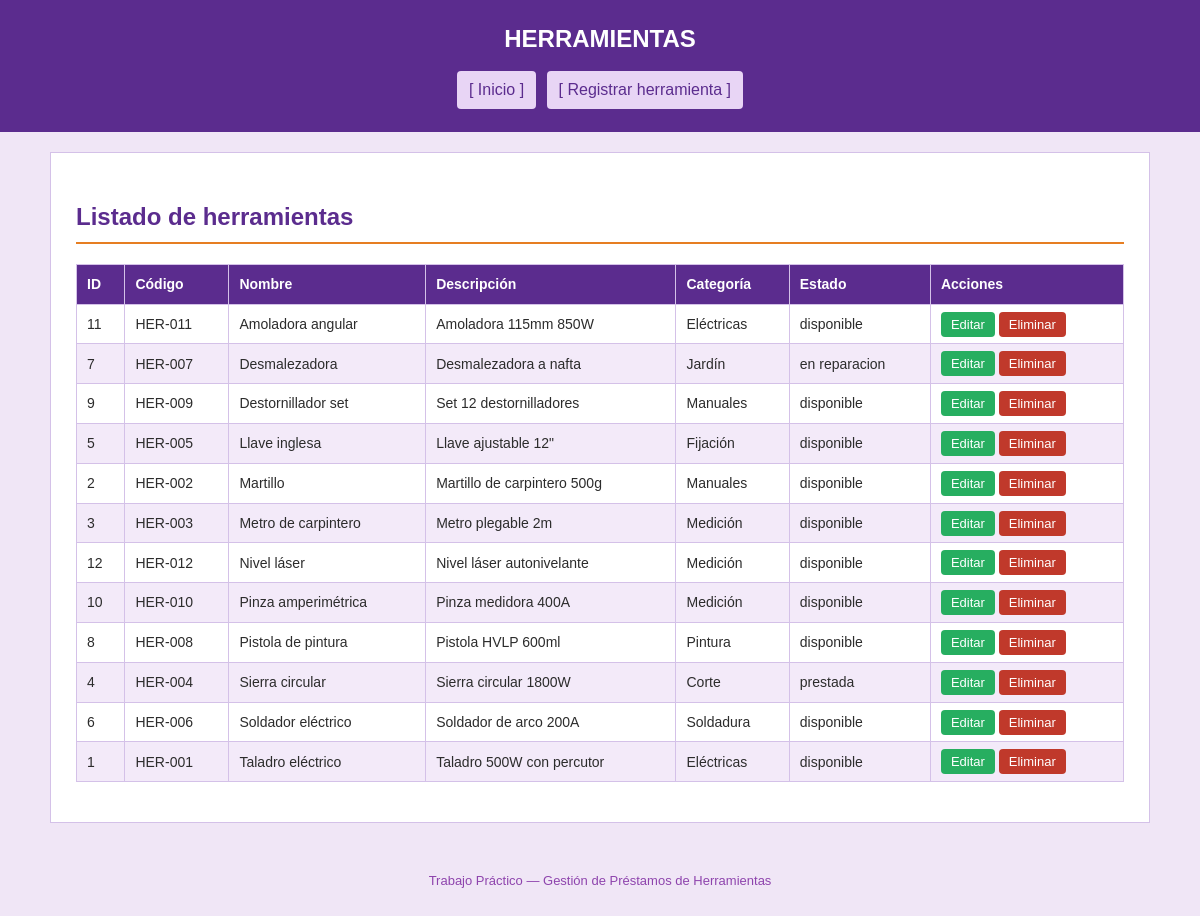
The page /aplicacion/herramienta/listar.php on the database its author committed.
### tables this page shows
CREATE TABLE `herramienta` (
  `id_herramienta` int(11) NOT NULL AUTO_INCREMENT,
  `nombre` varchar(100) NOT NULL,
  `descripcion` text DEFAULT NULL,
  `codigo_interno` varchar(50) NOT NULL,
  `estado` varchar(50) NOT NULL DEFAULT 'disponible',
  `id_categoria` int(11) DEFAULT NULL,
  PRIMARY KEY (`id_herramienta`),
  UNIQUE KEY `codigo_interno` (`codigo_interno`),
  KEY `fk_herramienta_categoria` (`id_categoria`),
  CONSTRAINT `fk_herramienta_categoria` FOREIGN KEY (`id_categoria`) REFERENCES `categoria` (`id_categoria`)
);

CREATE TABLE `categoria` (
  `id_categoria` int(11) NOT NULL AUTO_INCREMENT,
  `nombre` varchar(100) NOT NULL,
  PRIMARY KEY (`id_categoria`)
);

### aplicacion/herramienta/listar.php (the view, shortened to what this page needs)
<?php
require_once "../conexion.php";
$sql = "SELECT h.id_herramienta,
               h.nombre,
               h.descripcion,
               h.codigo_interno,
               h.estado,
               c.nombre AS categoria
        FROM herramienta h
        LEFT JOIN categoria c ON h.id_categoria = c.id_categoria
        ORDER BY h.nombre";
$herramientas = $pdo->query($sql)->fetchAll();
?>
<!DOCTYPE html>
<html lang="es">
<head>
    <link rel="stylesheet" href="../css/estilos.css">
</head>
<body>
<header>
    <h1>HERRAMIENTAS</h1>
    <nav>
        <a href="../index.php">[ Inicio ]</a>
        <a href="alta.php">[ Registrar herramienta ]</a>
    </nav>
</header>
<main>
    <h2>Listado de herramientas</h2>
    <?php if (count($herramientas) > 0): ?>
        <table>
            <thead>
                <tr>
                    <th>ID</th>
                    <th>Código</th>
                    <th>Nombre</th>
                    <th>Descripción</th>
                    <th>Categoría</th>
                    <th>Estado</th>
                    <th>Acciones</th>
                </tr>
            </thead>
            <tbody>
                <?php foreach ($herramientas as $h): ?>
                    <tr>
                        <td><?= $h['id_herramienta'] ?></td>
                        <td><?= htmlspecialchars($h['codigo_interno']) ?></td>
                        <td><?= htmlspecialchars($h['nombre']) ?></td>
                        <td><?= htmlspecialchars($h['descripcion'] ?? '—') ?></td>
                        <td><?= htmlspecialchars($h['categoria'] ?? '—') ?></td>
                        <td><?= htmlspecialchars($h['estado']) ?></td>
                        <td>
                            <a class="btn-editar" href="editar.php?id=<?= $h['id_herramienta'] ?>">Editar</a>
                            <a class="btn-eliminar" href="eliminar.php?id=<?= $h['id_herramienta'] ?>"
                               onclick="return confirm('¿Eliminar herramienta?');">Eliminar</a>
                        </td>
                    </tr>
                <?php endforeach; ?>
            </tbody>
        </table>
    <?php else: ?>
        <div class="mensaje error">No hay herramientas registradas.</div>
    <?php endif; ?>
</main>
<footer>
    <p>Trabajo Práctico — Gestión de Préstamos de Herramientas</p>
</footer>
</body>
</html>

### aplicacion/css/estilos.css (style rules this page uses)
* { box-sizing: border-box; }
body { font-family: Arial, Helvetica, sans-serif; margin: 0; background-color: #f0e6f6; color: #2c2c2c; line-height: 1.6; }
header { background-color: #5b2c8e; color: #fff; padding: 20px; text-align: center; }
nav { margin-top: 10px; text-align: center; }
nav a { color: #5b2c8e; background-color: #e8d5f5; padding: 6px 12px; margin: 3px; display: inline-block; text-decoration: none; border-radius: 4px; }
main { max-width: 1100px; margin: 20px auto; background-color: #fff; padding: 25px; border: 1px solid #d4c1e8; }
h1 { margin: 0; font-size: 24px; }
h2 { color: #5b2c8e; border-bottom: 2px solid #e67e22; padding-bottom: 6px; }
table { width: 100%; border-collapse: collapse; margin: 15px 0; }
th, td { border: 1px solid #d4c1e8; padding: 8px 10px; text-align: left; font-size: 14px; }
th { background-color: #5b2c8e; color: #fff; }
tr:nth-child(even) { background-color: #f3eaf9; }
.btn-eliminar { background-color: #c0392b; padding: 5px 10px; color: #fff; text-decoration: none; border-radius: 4px; font-size: 13px; }
.btn-editar { background-color: #27ae60; padding: 5px 10px; color: #fff; text-decoration: none; border-radius: 4px; font-size: 13px; }
footer { text-align: center; padding: 15px; color: #8e44ad; font-size: 13px; }

### rows shown on the page
herramienta: id_herramienta "11", codigo_interno "HER-011", nombre "Amoladora angular", descripcion "Amoladora 115mm 850W", id_categoria.nombre "Eléctricas", estado "disponible"
herramienta: id_herramienta "7", codigo_interno "HER-007", nombre "Desmalezadora", descripcion "Desmalezadora a nafta", id_categoria.nombre "Jardín", estado "en reparacion"
herramienta: id_herramienta "9", codigo_interno "HER-009", nombre "Destornillador set", descripcion "Set 12 destornilladores", id_categoria.nombre "Manuales", estado "disponible"
herramienta: id_herramienta "5", codigo_interno "HER-005", nombre "Llave inglesa", descripcion "Llave ajustable 12\"", id_categoria.nombre "Fijación", estado "disponible"
herramienta: id_herramienta "2", codigo_interno "HER-002", nombre "Martillo", descripcion "Martillo de carpintero 500g", id_categoria.nombre "Manuales", estado "disponible"
herramienta: id_herramienta "3", codigo_interno "HER-003", nombre "Metro de carpintero", descripcion "Metro plegable 2m", id_categoria.nombre "Medición", estado "disponible"
herramienta: id_herramienta "12", codigo_interno "HER-012", nombre "Nivel láser", descripcion "Nivel láser autonivelante", id_categoria.nombre "Medición", estado "disponible"
herramienta: id_herramienta "10", codigo_interno "HER-010", nombre "Pinza amperimétrica", descripcion "Pinza medidora 400A", id_categoria.nombre "Medición", estado "disponible"
herramienta: id_herramienta "8", codigo_interno "HER-008", nombre "Pistola de pintura", descripcion "Pistola HVLP 600ml", id_categoria.nombre "Pintura", estado "disponible"
herramienta: id_herramienta "4", codigo_interno "HER-004", nombre "Sierra circular", descripcion "Sierra circular 1800W", id_categoria.nombre "Corte", estado "prestada"
herramienta: id_herramienta "6", codigo_interno "HER-006", nombre "Soldador eléctrico", descripcion "Soldador de arco 200A", id_categoria.nombre "Soldadura", estado "disponible"
herramienta: id_herramienta "1", codigo_interno "HER-001", nombre "Taladro eléctrico", descripcion "Taladro 500W con percutor", id_categoria.nombre "Eléctricas", estado "disponible"
